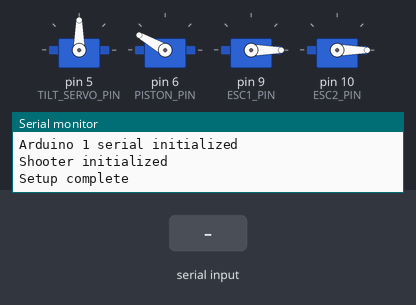
A sketch run on a simulated Arduino Uno, built with avr-gcc and run on an emulated ATmega328P. On the bench: 4 × servo, the last lines printed to the serial monitor. Inputs (shaded band) come from the test bench.

Above: at 1.2 s.
1.3 s: "s" received over Serial
At 3.2 s:
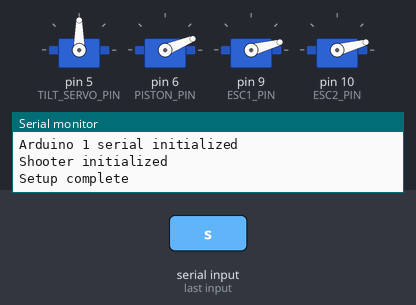
4.3 s: "u" received over the second serial link
At 5.5 s:
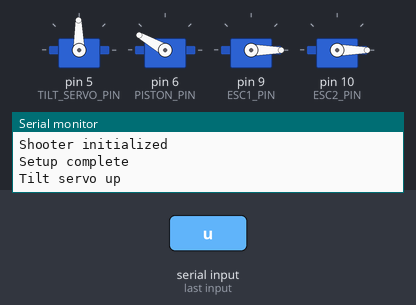
5.8 s: "d" received over Serial
At 7.5 s:
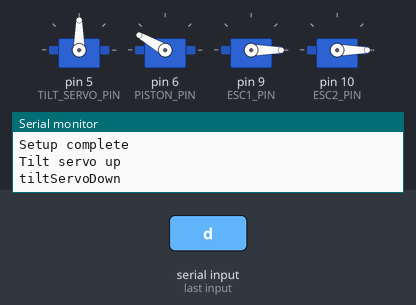
Timing chart, 0 to 9.0 s (numbered marks = the images above; inputs shaded):
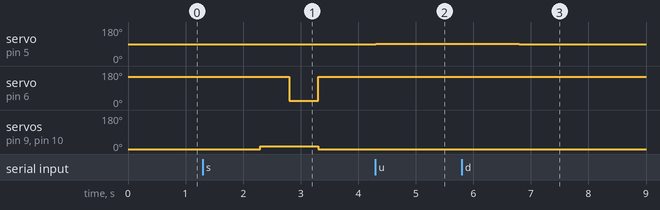

Measured:
- after the input at 1.3 s, servo on pin 6 (PISTON_PIN): 150° → 22° after 1.5 s, → 150° 0.50 s later; servo on pin 9 (ESC1_PIN), servo on pin 10 (ESC2_PIN): 0° → 15° after 1.0 s, → 0° 1.0 s later
- after the input at 4.3 s, servo on pin 5 (TILT_SERVO_PIN): 90° → 91° at once
- after the input at 5.8 s, servo on pin 5 (TILT_SERVO_PIN): 91° → 90° after 1.0 s

The sketch:

arduino_2.ino
```cpp
#include <SoftwareSerial.h>
#include <Servo.h>

#pragma region Arduino2_Config
// verde rx
// alb tx
SoftwareSerial Arduino1(2, 3);  // RX | TX

void initArduino1() {
    pinMode(2, INPUT);
    pinMode(3, OUTPUT);
    Arduino1.begin(9600);
    Arduino1.setTimeout(0);
    Serial.println("Arduino 1 serial initialized\n");
}

void parseArduinoInput(String tmp) {
    if (tmp.length() == 0) {
        return;
    }

    for (int i = 0; i < tmp.length(); i++) {
        switch (tmp[i]) {
            case 'u':
                tiltServoUp();
                break;
            case 'd':
                tiltServoDown();
                break;
            case 's':
                shoot();
                break;
            default:
                Serial.print("Invalid input: ");
                Serial.println(tmp[i]);
                break;
        }
    }
}

#pragma endregion Arduino2_Config

#pragma region Tilt_Servo_Config
#define TILT_SERVO_PIN 5

#define TILT_SERVO_MIN_ANGLE 60
#define TILT_SERVO_MIDDLE_ANGLE 90
#define TILT_SERVO_MAX_ANGLE 100

#define TILT_SERVO_STEP 1

int tiltServoPosition = TILT_SERVO_MIDDLE_ANGLE;

Servo tilt_servo;

void initTiltServo() {
    pinMode(TILT_SERVO_PIN, OUTPUT);
    tilt_servo.write(TILT_SERVO_MIDDLE_ANGLE);
    tilt_servo.attach(TILT_SERVO_PIN);
}

void tiltServoUp() {
    Serial.println("Tilt servo up");
    if (tiltServoPosition + TILT_SERVO_STEP < TILT_SERVO_MAX_ANGLE) {
        tilt_servo.write(tiltServoPosition + TILT_SERVO_STEP);
        tiltServoPosition += TILT_SERVO_STEP;
    }
}

void tiltServoDown() {
    Serial.println("tiltServoDown");
    if (tiltServoPosition - TILT_SERVO_STEP > TILT_SERVO_MIN_ANGLE) {
        tilt_servo.write(tiltServoPosition - TILT_SERVO_STEP);
        tiltServoPosition -= TILT_SERVO_STEP;
    }
}

#pragma endregion Tilt_Servo_Config

#pragma region Shooter_Config
#define PISTON_PIN 6
#define ESC1_PIN 9
#define ESC2_PIN 10

#define PISTON_PRESSED_ANGLE 22
#define PISTON_NOT_PRESSED_ANGLE 150

#define ESC_MAX_POWER 15 // out of 180

Servo Piston;
Servo ESC1;
Servo ESC2;

void initShooter() {
    pinMode(PISTON_PIN, OUTPUT);
    pinMode(ESC1_PIN, OUTPUT);
    pinMode(ESC2_PIN, OUTPUT);

    Piston.write(PISTON_NOT_PRESSED_ANGLE);
    Piston.attach(PISTON_PIN);
    ESC1.attach(ESC1_PIN, 1000, 2000);
    ESC2.attach(ESC2_PIN, 1000, 2000);
    ESC1.write(0);
    ESC2.write(0);

    Serial.println("Shooter initialized");
}

void shoot() {
    ESC1.write(ESC_MAX_POWER);
    ESC2.write(ESC_MAX_POWER);

    delay(500);

    Piston.write(PISTON_PRESSED_ANGLE);

    delay(500);

    ESC1.write(0);
    ESC2.write(0);
    Piston.write(PISTON_NOT_PRESSED_ANGLE);
}

#pragma endregion Shooter_Config

void setup() {
    Serial.begin(9600);
    Serial.println("Starting setup\n");

    // Initialize Arduino 1 communication
    initArduino1();

    // Initialize Tilt Servo
    initTiltServo();

    // Initialize Shooter
    initShooter();

    Serial.println("Setup complete\n");
}

void loop() {
    if (Serial.available()) {
        String tmp = Serial.readString();
        // Serial.print("[Arduino_1_in]: ");
        // Serial.println(tmp);
        // Serial.print("[Arduino_1_in_hex]: ");
        // for (int i = 0; i < tmp.length(); i++) {
        //     Serial.print(tmp[i], HEX);
        //     Serial.print(" ");
        // }
        // Serial.println("");
        parseArduinoInput(tmp);
        // Serial.println(tiltServoPosition);
    }

    if (Arduino1.available()) {
        String tmp = Arduino1.readString();
        // Serial.print("[Arduino_1_in]: ");
        // Serial.println(tmp);
        // Serial.print("[Arduino_1_in_hex]: ");
        // for (int i = 0; i < tmp.length(); i++) {
        //     Serial.print(tmp[i], HEX);
        //     Serial.print(" ");
        // }
        // Serial.println("");
        parseArduinoInput(tmp);
        // Serial.println(tiltServoPosition);
    }
}
```
